Frame 1 (no input): blank canvas, image omitted
Frame 60 (the mouse pressed at the canvas centre just before this capture): blank canvas, image omitted
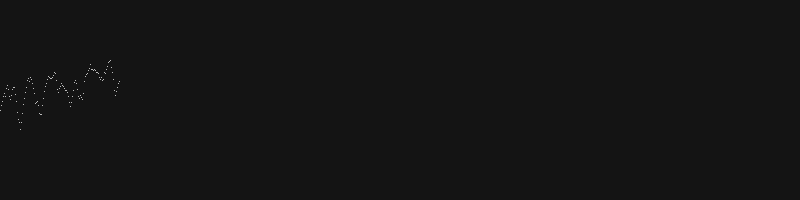
Frame 120 (the mouse held since frame 60 and released just before this capture)

The Processing sketch whose frames 1 and 60 were blank and that drew this single picture after the mouse press (run headless with seeded random() and noise(); from frame 60 on, the mouse is pressed at the canvas centre):

// Processing sketch: noise_line
// ── noise_line.pde
float y = 100;
float x = 0;
float n;

void setup() {
  size(800, 200);
  background(20);
}

void draw() {
  stroke(255);
  translate(0, 100);
  float y = map(noise(n), 0, 1, -50, 50);
  point(x, y);
  
  

  if ( x > 800 ) {
    x = 0;
  }
  x ++;
  n +=0.1;
}
